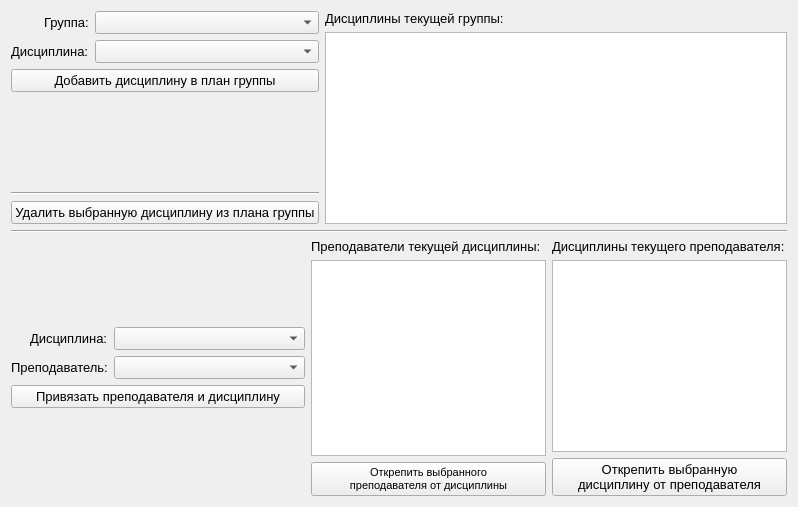
      <widget class="QWidget" name="tab_5">
       <property name="font">
        <font>
         <pointsize>10</pointsize>
        </font>
       </property>
       <property name="autoFillBackground">
        <bool>true</bool>
       </property>
       <attribute name="title">
        <string>План</string>
       </attribute>
       <layout class="QVBoxLayout" name="verticalLayout_18">
        <item>
         <layout class="QHBoxLayout" name="horizontalLayout_14">
          <item>
           <layout class="QVBoxLayout" name="verticalLayout_14">
            <item>
             <layout class="QFormLayout" name="formLayout_8">
              <property name="labelAlignment">
               <set>Qt::AlignRight|Qt::AlignTrailing|Qt::AlignVCenter</set>
              </property>
              <item row="0" column="0">
               <widget class="QLabel" name="lb_group_tab5_1">
                <property name="text">
                 <string>Группа:</string>
                </property>
               </widget>
              </item>
              <item row="0" column="1">
               <widget class="QComboBox" name="cBox_group_tab5"/>
              </item>
              <item row="1" column="0">
               <widget class="QLabel" name="lb_subs_tab5_1">
                <property name="text">
                 <string>Дисциплина:</string>
                </property>
               </widget>
              </item>
              <item row="1" column="1">
               <widget class="QComboBox" name="cBox_subs_tab5_1"/>
              </item>
             </layout>
            </item>
            <item>
             <widget class="QPushButton" name="but_attachSubToGroup">
              <property name="text">
               <string>Добавить дисциплину в план группы</string>
              </property>
             </widget>
            </item>
            <item>
             <spacer name="verticalSpacer_6">
              <property name="orientation">
               <enum>Qt::Vertical</enum>
              </property>
              <property name="sizeHint" stdset="0">
               <size>
                <width>20</width>
                <height>40</height>
               </size>
              </property>
             </spacer>
            </item>
            <item>
             <widget class="Line" name="line_8">
              <property name="orientation">
               <enum>Qt::Horizontal</enum>
              </property>
             </widget>
            </item>
            <item>
             <widget class="QPushButton" name="but_deattachSubToGroup">
              <property name="text">
               <string>Удалить выбранную дисциплину из плана группы</string>
              </property>
             </widget>
            </item>
           </layout>
          </item>
          <item>
           <layout class="QVBoxLayout" name="verticalLayout_13">
            <item>
             <widget class="QLabel" name="lb_subs_of_group">
              <property name="text">
               <string>Дисциплины текущей группы:</string>
              </property>
             </widget>
            </item>
            <item>
             <widget class="QListView" name="lView_subs_of_group"/>
            </item>
           </layout>
          </item>
         </layout>
        </item>
        <item>
         <widget class="Line" name="line_7">
          <property name="orientation">
           <enum>Qt::Horizontal</enum>
          </property>
         </widget>
        </item>
        <item>
         <layout class="QHBoxLayout" name="horizontalLayout_15" stretch="5,4,4">
          <item>
           <layout class="QVBoxLayout" name="verticalLayout_17">
            <item>
             <spacer name="verticalSpacer_5">
              <property name="orientation">
               <enum>Qt::Vertical</enum>
              </property>
              <property name="sizeHint" stdset="0">
               <size>
                <width>20</width>
                <height>40</height>
               </size>
              </property>
             </spacer>
            </item>
            <item>
             <layout class="QFormLayout" name="formLayout_10">
              <property name="labelAlignment">
               <set>Qt::AlignRight|Qt::AlignTrailing|Qt::AlignVCenter</set>
              </property>
              <item row="0" column="0">
               <widget class="QLabel" name="lb_subs_tab5_2">
                <property name="text">
                 <string>Дисциплина:</string>
                </property>
               </widget>
              </item>
              <item row="0" column="1">
               <widget class="QComboBox" name="cBox_subs_tab5_2"/>
              </item>
              <item row="1" column="0">
               <widget class="QLabel" name="lb_teacher_tab5">
                <property name="text">
                 <string>Преподаватель:</string>
                </property>
               </widget>
              </item>
              <item row="1" column="1">
               <widget class="QComboBox" name="cBox_teacher_tab5"/>
              </item>
             </layout>
            </item>
            <item>
             <widget class="QPushButton" name="but_attachSubAndTeacher">
              <property name="text">
               <string>Привязать преподавателя и дисциплину</string>
              </property>
             </widget>
            </item>
            <item>
             <spacer name="verticalSpacer_4">
              <property name="orientation">
               <enum>Qt::Vertical</enum>
              </property>
              <property name="sizeHint" stdset="0">
               <size>
                <width>20</width>
                <height>40</height>
               </size>
              </property>
             </spacer>
            </item>
           </layout>
          </item>
          <item>
           <layout class="QVBoxLayout" name="verticalLayout_15">
            <item>
             <widget class="QLabel" name="lb_teachers_of_sub">
              <property name="text">
               <string>Преподаватели текущей дисциплины:</string>
              </property>
             </widget>
            </item>
            <item>
             <widget class="QListView" name="lView_teachers_of_sub"/>
            </item>
            <item>
             <widget class="QPushButton" name="but_deattachTeacherFromSub">
              <property name="font">
               <font>
                <pointsize>8</pointsize>
               </font>
              </property>
              <property name="text">
               <string>Открепить выбранного 
преподавателя от дисциплины</string>
              </property>
              <property name="checkable">
               <bool>false</bool>
              </property>
              <property name="autoRepeat">
               <bool>false</bool>
              </property>
              <property name="autoExclusive">
               <bool>false</bool>
              </property>
             </widget>
            </item>
           </layout>
          </item>
          <item>
           <layout class="QVBoxLayout" name="verticalLayout_16">
            <item>
             <widget class="QLabel" name="lb_subs_of_teacher">
              <property name="text">
               <string>Дисциплины текущего преподавателя:</string>
              </property>
             </widget>
            </item>
            <item>
             <widget class="QListView" name="lView_subs_of_teacher"/>
            </item>
            <item>
             <widget class="QPushButton" name="but_deattachSubFromTeacher">
              <property name="text">
               <string>Открепить выбранную 
дисциплину от преподавателя</string>
              </property>
             </widget>
            </item>
           </layout>
          </item>
         </layout>
        </item>
       </layout>
      </widget>
